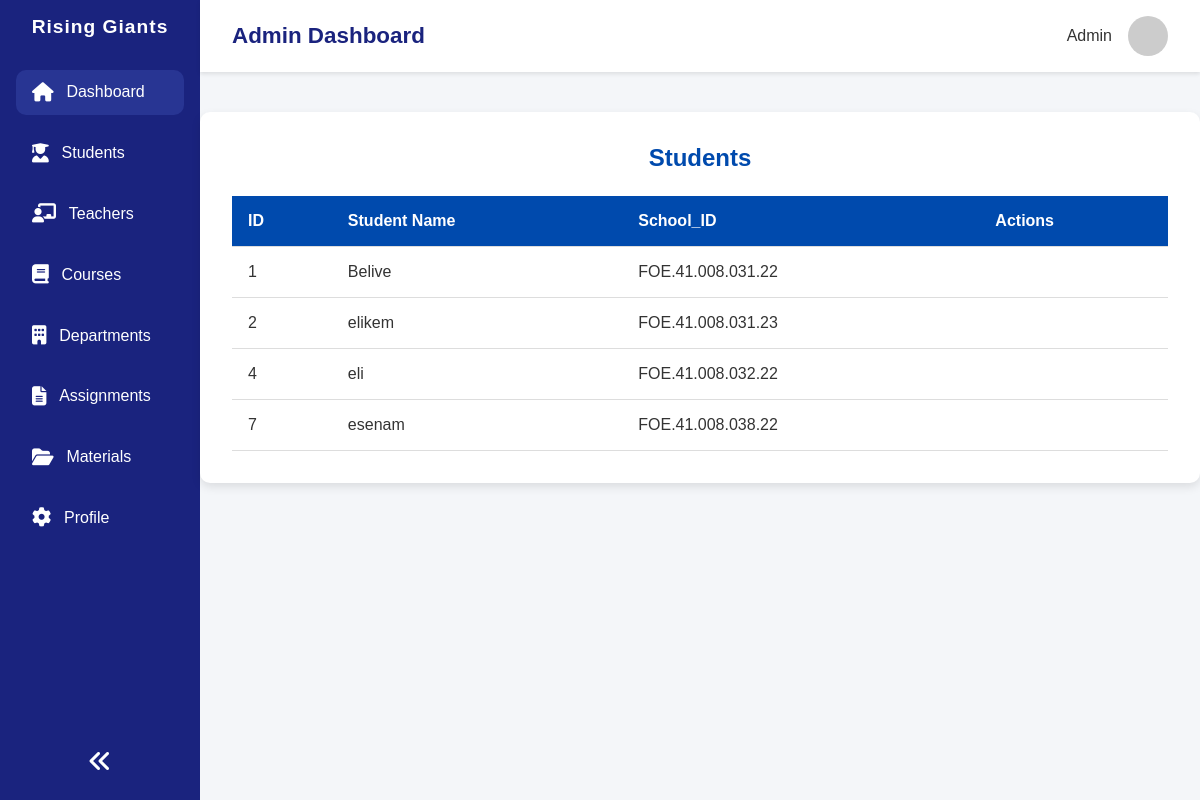
Page /dashboard/students/ on the committed database.
### users/models.py (models this page shows, shortened)
class CustomUser(AbstractUser):
    ROLES = {
        None:"Select user",
        "admin":"Admin",
        "teacher":"Teacher",
        "student":"Student",
    }
    image = models.ImageField(upload_to="profiles/",blank=True,null=False,default="defualt_image.jpg")
    school_id = models.CharField(blank=True,null=True,unique=True,validators=[is_umat_id])
    role = models.CharField(choices=ROLES, blank=True,default="teacher")
    department = models.ForeignKey(
        Department,
            on_delete=models.SET_NULL,
            null=True,
            blank=True,
            related_name="users",
            default="4"
        )
    USERNAME_FIELD = "school_id"

### main/views.py (the view)
# urls.py: path("students/",views.admin_student,name="admin_students"),
def admin_student(request):
    students = User.objects.filter(role = "student")
    context = {
        "students":students
    }
    return render(request,"main/admin_student_list.html",context)

### main/context_processors.py (called while the page is built)
def total_values(request):
    total_users = User.objects.all().count()
    total_teachers = User.objects.filter(role = "teacher").count()
    total_students = User.objects.filter(role = "student").count()
    total_departments = Department.objects.all().count()
    total_courses = Course.objects.all().count()
    context = {
        "total_students":total_students,
        "total_teachers":total_teachers,
        "total_courses":total_courses,
        "total_departments":total_departments,
    }
    return context

### main/templates/main/admin_student_list.html (shortened to what this page needs)
{% extends 'main_base.html' %}
{% load static %}
{% block extra_styles %}<link rel="stylesheet" href="{% static 'main/css/departments.css' %}">
{% endblock extra_styles %}
{% block body %}
  <div class="container">
    <h2>Students</h2>
    <table>
      <thead>
        <tr>
          <th>ID</th>
          <th>Student Name</th>
          <th>School_ID</th>
          <th>Actions</th>
        </tr>
      </thead>
      <tbody id="departmentList">
        {%for student in students %}
        <tr>
            <td>{{student.id}}</td>
            <td>{{student.username}}</td>
            <td>{{student.school_id}}</td>
            <td>{{student.}}</td>
        </tr>
        {% endfor %}
      </tbody>
    </table>
  </div>
{% endblock body %}

### main/static/main/css/dashboard.css (style rules this page uses)
* { margin: 0; padding: 0; box-sizing: border-box; font-family: 'Poppins', sans-serif; }
body { background-color: #f4f6f9; display: flex; min-height: 100vh; color: #333; }

### main/static/main/css/departments.css (style rules this page uses)
.container { width: 1000px; max-width: 1000px; margin: 40px auto; background: #fff; padding: 2rem; border-radius: 10px; box-shadow: 0 4px 10px rgba(0,0,0,0.1); }
h2 { text-align: center; margin-bottom: 1.5rem; color: #004aad; }
table { width: 100%; border-collapse: collapse; margin-top: 1rem; }
th, td { padding: 1rem; text-align: left; border-bottom: 1px solid #ddd; }
th { background-color: #004aad; color: white; }

### rows in the picture
CustomUser: id "1", username "Belive", school_id "FOE.41.008.031.22"
CustomUser: id "2", username "elikem", school_id "FOE.41.008.031.23"
CustomUser: id "4", username "eli", school_id "FOE.41.008.032.22"
CustomUser: id "7", username "esenam", school_id "FOE.41.008.038.22"
